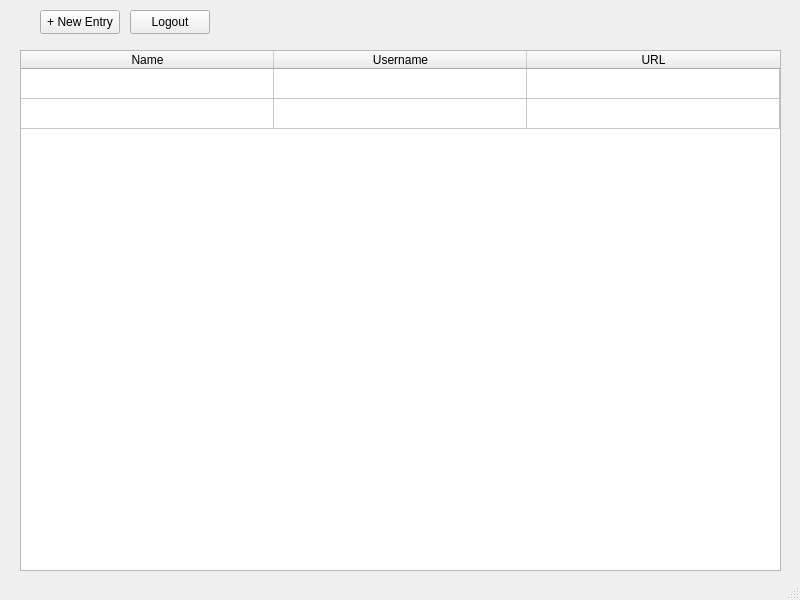
<?xml version="1.0" encoding="UTF-8"?>
<ui version="4.0">
 <class>MainWindow</class>
 <widget class="QMainWindow" name="MainWindow">
  <property name="geometry">
   <rect>
    <x>0</x>
    <y>0</y>
    <width>800</width>
    <height>600</height>
   </rect>
  </property>
  <property name="minimumSize">
   <size>
    <width>800</width>
    <height>600</height>
   </size>
  </property>
  <property name="windowTitle">
   <string>MainWindow</string>
  </property>
  <property name="windowIcon">
   <iconset resource="Logo.qrc">
    <normaloff>:/new/branding/PassPro Logo.png</normaloff>:/new/branding/PassPro Logo.png</iconset>
  </property>
  <widget class="QWidget" name="centralwidget">
   <widget class="QPushButton" name="pushButton">
    <property name="geometry">
     <rect>
      <x>40</x>
      <y>10</y>
      <width>80</width>
      <height>24</height>
     </rect>
    </property>
    <property name="text">
     <string>+ New Entry</string>
    </property>
   </widget>
   <widget class="QPushButton" name="Logout">
    <property name="geometry">
     <rect>
      <x>130</x>
      <y>10</y>
      <width>80</width>
      <height>24</height>
     </rect>
    </property>
    <property name="text">
     <string>Logout</string>
    </property>
    <property name="autoDefault">
     <bool>false</bool>
    </property>
    <property name="default">
     <bool>false</bool>
    </property>
   </widget>
   <widget class="QTableWidget" name="tableWidget">
    <property name="geometry">
     <rect>
      <x>20</x>
      <y>50</y>
      <width>761</width>
      <height>521</height>
     </rect>
    </property>
    <property name="minimumSize">
     <size>
      <width>761</width>
      <height>521</height>
     </size>
    </property>
    <property name="baseSize">
     <size>
      <width>761</width>
      <height>521</height>
     </size>
    </property>
    <property name="editTriggers">
     <set>QAbstractItemView::NoEditTriggers</set>
    </property>
    <attribute name="horizontalHeaderMinimumSectionSize">
     <number>253</number>
    </attribute>
    <attribute name="horizontalHeaderShowSortIndicator" stdset="0">
     <bool>false</bool>
    </attribute>
    <attribute name="horizontalHeaderStretchLastSection">
     <bool>false</bool>
    </attribute>
    <attribute name="verticalHeaderVisible">
     <bool>false</bool>
    </attribute>
    <attribute name="verticalHeaderStretchLastSection">
     <bool>false</bool>
    </attribute>
    <row>
     <property name="text">
      <string>Entry1</string>
     </property>
    </row>
    <row>
     <property name="text">
      <string>Entry2</string>
     </property>
    </row>
    <column>
     <property name="text">
      <string>Name</string>
     </property>
    </column>
    <column>
     <property name="text">
      <string>Username</string>
     </property>
    </column>
    <column>
     <property name="text">
      <string>URL</string>
     </property>
    </column>
   </widget>
   <zorder>tableWidget</zorder>
   <zorder>pushButton</zorder>
   <zorder>Logout</zorder>
  </widget>
  <widget class="QStatusBar" name="statusbar"/>
 </widget>
 <resources>
  <include location="Logo.qrc"/>
 </resources>
 <connections/>
</ui>
